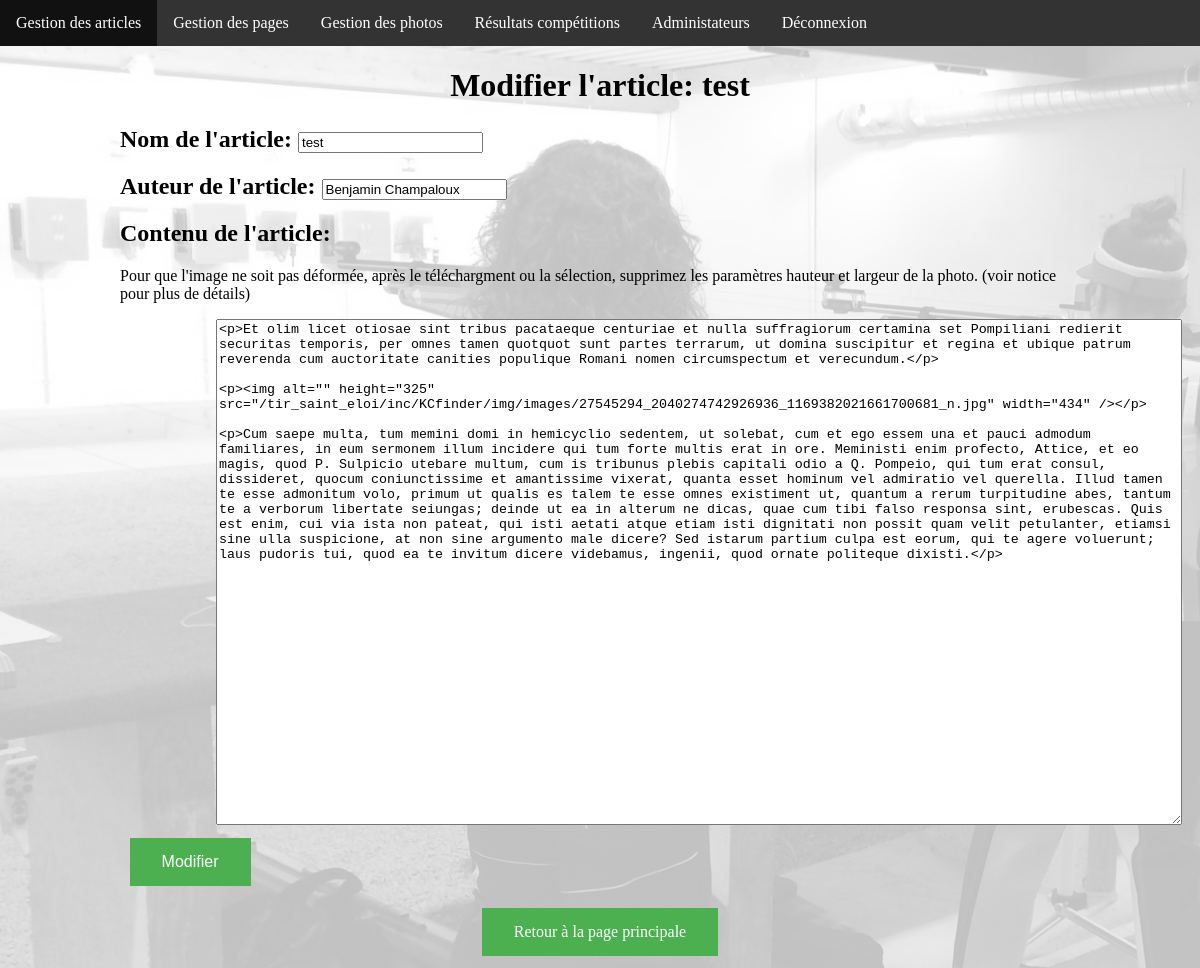
Page /admin/modif_article.php?id=20 (signed in) on the committed database.
### tables this page shows
CREATE TABLE IF NOT EXISTS `articles` (
  `id` int(11) NOT NULL AUTO_INCREMENT,
  `name` varchar(255) NOT NULL,
  `content` longtext NOT NULL,
  `Autor` varchar(255) NOT NULL,
  PRIMARY KEY (`id`)
);

### inc/fonction.php (called while the page is built, shortened)
<?php
function getArticle($bdd, $nb = null, $id = null){
  if ($nb AND !$id) {
    $req = $bdd->query('SELECT * FROM articles LIMIT'.$nb);
    $article = $req->fetchAll();
  }elseif ($id) {
    $req = $bdd->query('SELECT * FROM articles WHERE id ='.$id);
    $article = $req->fetchObject();
  }else {
    $req = $bdd->query('SELECT * FROM articles');
    $article = $req->fetchAll();
  }
  return $article;
}

### admin/modif_article.php (the view, shortened to what this page needs)
    <?php require_once"inc/header.php" ?>
    <?php
    require_once '../inc/connect.php';
    require_once '../inc/fonction.php';
    $article = getArticle($bdd,1, $_GET['id']);
    ?>
    <div class="modif-article">
      <h1>Modifier l'article: <?= $article->name ?></h1>
      <form method="post">
        <h2>Nom de l'article:
        <input type="text" name="name" value="<?= $article->name ?>"></h2>
        <h2>Auteur de l'article:
        <input type="text" name="Autor" value="<?= $article->Autor ?>"></h2>
        <h2>Contenu de l'article:</h2>
        <p>Pour que l'image ne soit pas déformée, après le téléchargment ou la sélection, supprimez les paramètres hauteur et largeur de la photo. (voir notice pour plus de détails)</p>
        <textarea id="newsContenu" name="content" class="CKeditor"><?= $article->content ?></textarea>
        <button class="button">Modifier</button>
      </form>
    </div>
<?php require_once"inc/footer.php" ?>

### css/admin.css (style rules this page uses)
html, body { width: 100%; height: auto; padding: 0; margin: 0; font-size: 100%; background: linear-gradient( rgba(255, 255, 255, 0.75), rgba(255, 255, 255, 0.75) ), url(../img/parallax-2.jpg) fixed; background-size: cover; }
.button { background-color: #4CAF50; border: none; color: white; padding: 15px 32px; text-align: center; text-decoration: none; display: inline-block; font-size: 16px; margin: 1%; }
.modif-article { width: 80%; height: auto; margin-left: 10%; }
.modif-article textarea { width: 100%; min-height: 500px; margin-left: 10%; }
.modif-article h1 { text-align: center; }

### rows in the picture
articles: name "test", Autor "Benjamin Champaloux", content "<p>Et olim licet otiosae sint tribus pacataeque centuriae et nulla suffragiorum certamina set Pompiliani redierit securitas temporis, per omnes tamen quotquot sunt partes terrarum, ut domina suscipitur et regina et ubique patrum reverenda cum auctoritate canities populique Romani nomen circumspectum et verecundum.</p> <p><img alt=\"\" height=\"325\" src=\"/tir_saint_eloi/inc/KCfinder/img/images/27545294_2040274742926936_1169382021661700681_n.jpg\" width=\"434\" /></p> <p>Cum saepe multa, tum memini domi in hemicyclio sedentem, ut solebat, cum et ego essem una et pauci admodum familiares, in eum sermonem illum incidere qui tum forte multis erat in ore. Meministi enim profecto, Attice, et eo magis,…"
